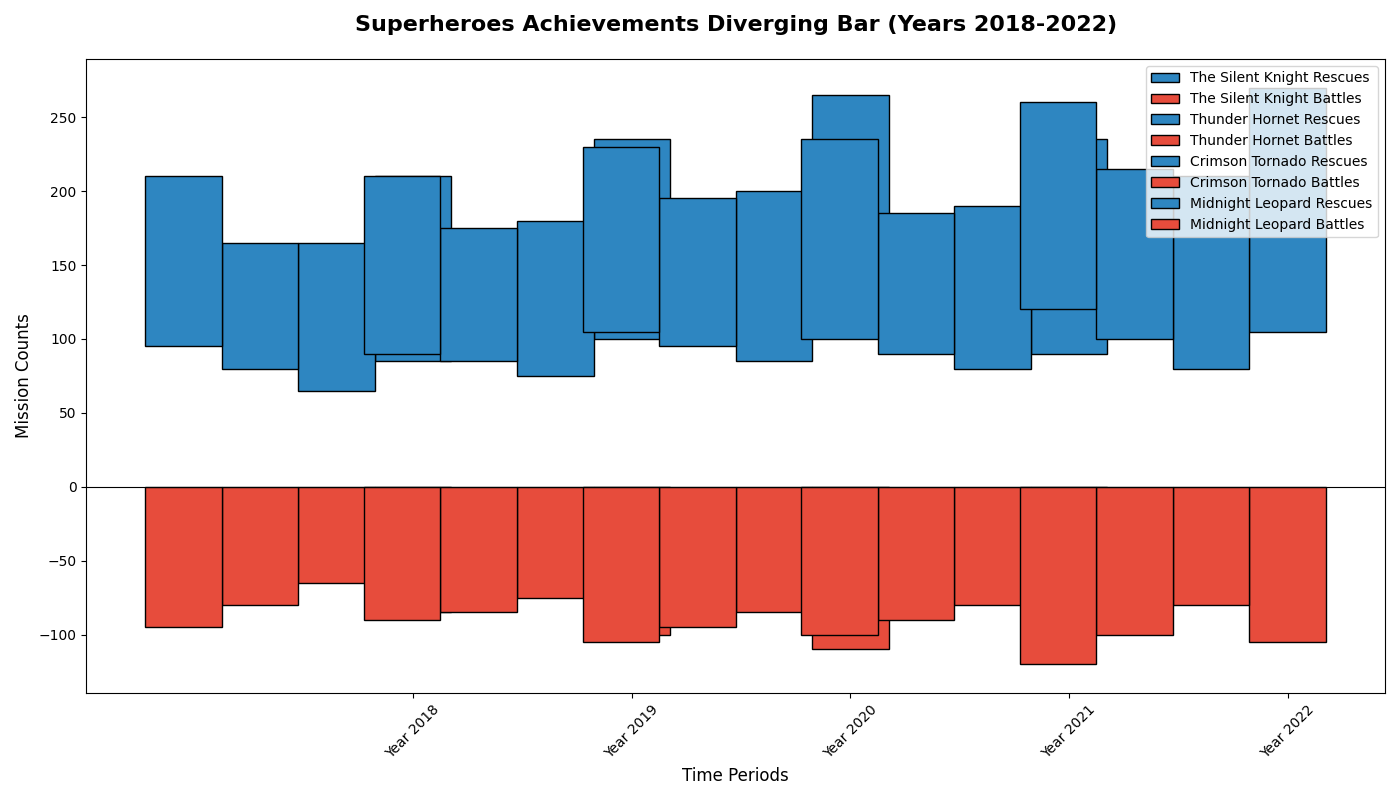

The script that drew this image:
import matplotlib.pyplot as plt
import numpy as np

# Define data
heroes = ["The Silent Knight", "Thunder Hornet", "Crimson Tornado", "Midnight Leopard"]
timeframe = ["Year 2018", "Year 2019", "Year 2020", "Year 2021", "Year 2022"]

# Combine data into a diverging structure
data = {
    'Positive': np.array([
        [125, 135, 155, 145, 165],  # Rescues
        [100, 105, 115, 110, 130],  # Rescues
        [85, 90, 100, 95, 115],     # Rescues
        [115, 120, 125, 135, 140]   # Rescues
    ]),
    'Negative': np.array([
        [85, 100, 110, 90, 105],    # Battles
        [65, 75, 85, 80, 80],       # Battles
        [80, 85, 95, 90, 100],      # Battles
        [95, 90, 105, 100, 120]     # Battles
    ])
}

# Adjust the width of the bars and x-axis positions
width = 0.35
x = np.arange(len(timeframe))

fig, axs = plt.subplots(1, 1, figsize=(14, 8))

# Iterate over heroes to plot diverging bars
for i, hero in enumerate(heroes):
    axs.bar(x - width * i, data['Positive'][i], width, label=f'{hero} Rescues', bottom=data['Negative'][i], color='#2E86C1', edgecolor='black')
    axs.bar(x - width * i, -data['Negative'][i], width, label=f'{hero} Battles', color='#E74C3C', edgecolor='black')

# Customize the plot
axs.set_title('Superheroes Achievements Diverging Bar (Years 2018-2022)', fontsize=16, fontweight='bold', pad=20)
axs.set_xlabel('Time Periods', fontsize=12)
axs.set_ylabel('Mission Counts', fontsize=12)

axs.set_xticks(x)
axs.set_xticklabels(timeframe, rotation=45)
axs.axhline(0, color='black', linewidth=0.8)

plt.legend(loc='upper right')
plt.tight_layout()
plt.show()
